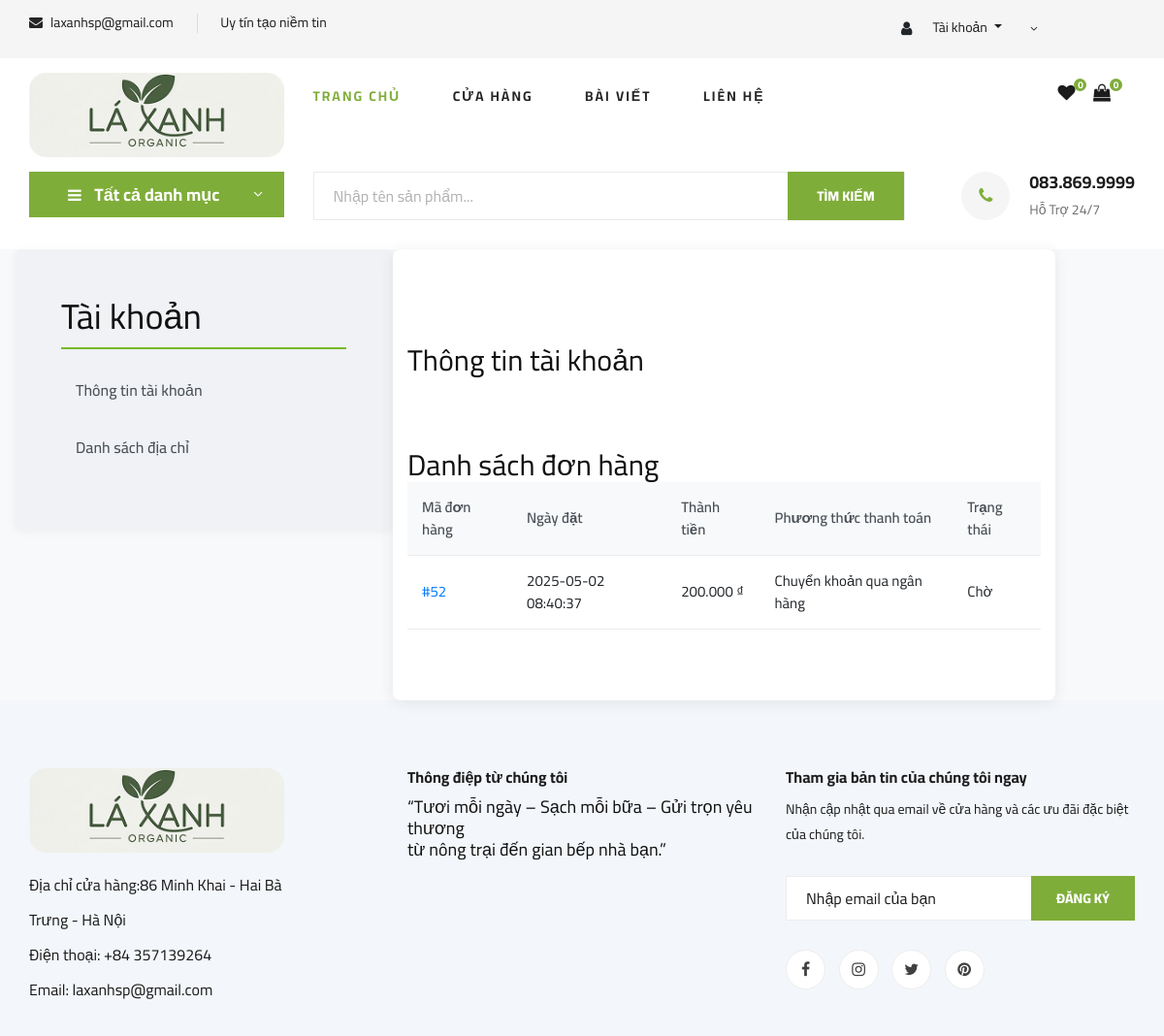
/User/taikhoan.php, run on the app's committed database.
### tables this page shows
CREATE TABLE `order_pro` (
  `id_order` int(11) NOT NULL,
  `userName` varchar(50) NOT NULL,
  `name_customer` varchar(60) NOT NULL,
  `phone` int(11) NOT NULL,
  `address` varchar(200) NOT NULL,
  `date` timestamp NOT NULL DEFAULT current_timestamp() ON UPDATE current_timestamp(),
  `total_order` int(11) NOT NULL,
  `payment` varchar(50) NOT NULL,
  `status` varchar(50) NOT NULL
);

### User/control.php (called while the page is built, shortened)
<?php
include("connect.php");
class data_user
{
    public function select_order($user)
    {
        global $conn;
        $sql = "SELECT * FROM order_pro WHERE userName = '$user'";
        $run = mysqli_query($conn, $sql);
        return $run;
    }
}
?>

### User/taikhoan.php (the view, shortened to what this page needs)
<?php
include("control.php");
$get_data = new data_user();
if (isset($_SESSION['user'])) {
    $count = $get_data->count_Cart($_SESSION['user']);
} else {
    if (isset($_SESSION['cart'])) {
        $count = count($_SESSION['cart']);
    } else {
        $count = '0';
    }
}
?>
<!DOCTYPE html>
<html lang="zxx">
<head>
    <link rel="stylesheet" href="css/bootstrap.min.css" type="text/css">
    <link rel="stylesheet" href="css/font-awesome.min.css" type="text/css">
    <link rel="stylesheet" href="css/elegant-icons.css" type="text/css">
    <link rel="stylesheet" href="css/nice-select.css" type="text/css">
    <link rel="stylesheet" href="css/jquery-ui.min.css" type="text/css">
    <link rel="stylesheet" href="css/owl.carousel.min.css" type="text/css">
    <link rel="stylesheet" href="css/slicknav.min.css" type="text/css">
    <link rel="stylesheet" href="css/style.css" type="text/css">
</head>
<body>
    <header class="header">
        <div class="header__top">
            <div class="container">
                <div class="row">
                    <div class="col-lg-6 col-md-6">
                        <div class="header__top__left">
                            <ul>
                                <li><i class="fa fa-envelope"></i> laxanhsp@gmail.com</li>
                                <li>Uy tín tạo niềm tin</li>
                            </ul>
                        </div>
                    </div>
                    <div class="col-lg-5 col-md-9">
                        <div class="header__top__right">
                            <div class="header__top__right__auth">
                                <?php if (isset($_SESSION["user"])) { ?>
                                <div class="user-info dropdown">
                                    <i class="fa fa-user"></i>
                                    <a class="nav-link dropdown-toggle" href="#" id="dropdown04" data-toggle="dropdown"
                                        aria-haspopup="true" aria-expanded="false">
                                        <?php echo $_SESSION['user']; ?>
                                    </a>
                                    <ul class="dropdown-menu" aria-labelledby="dropdown04">
                                        <li><a class="dropdown-item" href="taikhoan.php">Thông tin tài khoản</a></li>
                                        <li><a class="dropdown-item" href="logout.php">Đăng xuất</a></li>
                                    </ul>
                                </div>
                                <?php } else { ?>
                                <div class="user-info dropdown">
                                    <i class="fa fa-user"></i>
                                    <a class="nav-link dropdown-toggle" href="#" id="dropdown04" data-toggle="dropdown"
                                        aria-haspopup="true" aria-expanded="false">
                                        Tài khoản
                                    </a>
                                    <span class="arrow_carrot-down"></span>
                                </div>
                                <?php } ?>
                            </div>
                        </div>
                    </div>
                </div>
            </div>
        </div>
        <div class="container">
            <div class="row">
                <div class="col-lg-3">
                    <div class="header__logo">
                        <a href="./index.php"><img src="img/logo1.png" alt=""></a>
                    </div>
                </div>
                <div class="col-lg-6">
                    <nav class="header__menu">
                        <ul>
                            <li class="active"><a href="./index.php">Trang chủ</a></li>
                            <li><a href="./shop-grid.php">Cửa hàng</a></li>
                            <li><a href="./blog.php">Bài viết</a></li>
                            <li><a href="./contact.php">Liên hệ</a></li>
                        </ul>
                    </nav>
                </div>
                <div class="col-lg-3">
                    <div class="header__cart">
                        <ul>
                            <li><a href="wishlist.php"><i class="fa fa-heart"></i>
                                    <span><?php echo $count; ?></span></a></li>
                            <li><a href="shoping-cart.php"><i class="fa fa-shopping-bag"></i>
                                    <span><?php echo $count; ?></span></a></li>
                        </ul>
                    </div>
                </div>
            </div>
        </div>
    </header>
    <section class="hero hero-normal">
        <div class="container">
            <div class="row">
                <div class="col-lg-3">
                    <div class="hero__categories">
                        <div class="hero__categories__all">
                            <i class="fa fa-bars"></i>
                            <span>Tất cả danh mục</span>
                        </div>
                    </div>
                </div>
                <div class="col-lg-9">
                    <div class="hero__search">
                        <div class="hero__search__form">
                            <form action="" method="post">
                                <input type="text" name="txtName" id="" placeholder="Nhập tên sản phẩm...">
                                <button type="submit" class="site-btn" name="txtS" id="">Tìm kiếm</button>
                            </form>
                        </div>
                        <div class="hero__search__phone">
                            <div class="hero__search__phone__icon">
                                <i class="fa fa-phone"></i>
                            </div>
                            <div class="hero__search__phone__text">
                                <h5>083.869.9999</h5>
                                <span>Hỗ Trợ 24/7</span>
                            </div>
                        </div>
                    </div>
                </div>
            </div>
        </div>
    </section>
    <section class="ftco-section ftco-no-pb ftco-no-pt bg-light">
			<div class="container">
				<div class="row">
					<div class="col-md-4 p-md-5 justify-content-center align-items-center">
                        <h2>Tài khoản</h2>
						<ul>
                        <li><a href="taikhoan.php?account">Thông tin tài khoản</a></li>
                        <li><a href="taikhoan.php?address">Danh sách địa chỉ</a></li>
                    </ul>
					</div>
					<div class="col-md-7 py-5 wrap-about pb-md-5 ftco-animate">
             <?php
             if (isset($_GET['address'])) {
               if (isset($_GET['insert'])) { ?>
                <div class="page-inner">
                  <h3 class="mb-4 billing-heading">Thông tin nhận hàng</h3>
                  <form action="#" method="post" class="billing-form">
                      <div class="row align-items-end">
                          <div class="col-md-6">
                              <div class="form-group">
                                  <label for="firstname">Tên</label>
                                  <input type="text" class="form-control" name="txtFName" required>
                              </div>
                          </div>
                          <div class="col-md-6">
                              <div class="form-group">
                                  <label for="lastname">Họ</label>
                                  <input type="text" class="form-control" name="txtLName" required>
                              </div>
                          </div>
                          <div class="w-100"></div>
                          <div class="col-md-6">
                              <div class="form-group">
                                  <label for="streetaddress">Tên đường, số nhà</label>
                                  <input type="text" name="txtAdd1" class="form-control" required>
                              </div>
                          </div>
                          <div class="col-md-6">
                              <div class="form-group">
                                  <label for="address">Quận/Huyện</label>
                                  <input name="txtAdd2" type="text" class="form-control" required>
                              </div>
                          </div>
                          <div class="w-100"></div>
                          <div class="col-md-6">
                              <div class="form-group">
                                  <label for="towncity">Thành phố/Tỉnh</label>
                                  <input name="txtAdd3" type="text" class="form-control" required>
                              </div>
                          </div>
                          <div class="col-md-6">
                              <div class="form-group">
                                  <label for="phone">Số điện thoại </label>
                                  <input type="text" name="txtPhone" class="form-control" required>
                              </div>
                          </div>
                          <p><input type="submit" name="txtsub" value="Thêm địa chỉ" class="btn btn-primary py-3 px-4"></p>
                      </div>
                  </form>
              </div>
               <?php
                if(isset($_POST['txtsub'])){
                  $name = $_POST['txtLName'] . ' ' . $_POST['txtFName'];
                  $address = $_POST['txtAdd1'] . ', ' . $_POST['txtAdd2'] . ', ' . $_POST['txtAdd3'];
                  $phone = $_POST['txtPhone'];
                  $user_id = $_SESSION['user'];
                  $insert_add = $get_data->insert_address($user_id,$name,$phone, $address);
                  if($insert_add){
                      echo "<script>alert('Thêm địa chỉ thành công'); window.location='taikhoan.php?address';</script>";
                  } else {
                      echo "<script>alert('Vui lòng kiểm tra lại thông tin');</script>";
                  }
              }
	           } else {
                 $select_add = $get_data->select_address($_SESSION['user']) ?>
                <div class="pb-md-5">
                  <table style="text-align: center;">
                    <thead>
                        <tr>
                            <th>Tên người nhận</th>
                            <th>Số điện thoại </th>
                            <th>Địa chỉ</th>
                            <th colspan="2" style="width: 20%">Action</th>
                        </tr>
                    </thead>
                    <tbody>
                      <?php foreach ($select_add as $se_add): ?>
                        <tr>
                            <td><?php echo $se_add['name_custommer'] ?></td>
                            <td><?php echo $se_add['phone'] ?></td>
                            <td><?php echo $se_add['address'] ?></td>
                                  <td><a href="updateAdd.php?id_add=<?php echo $se_add['id_address'] ?>" >Cập nhật</a></td>
                                 <td><a style="color: red;" href="deleteAdd.php?del=<?php echo $se_add['id_address'] ?>" >Xóa</a></td>
                        </tr>
                        <?php endforeach; ?>
                    </tbody>
                  </table>
                </div>
                <div class="pb-md-5">
                  <a href="taikhoan.php?address&insert">Thêm địa chỉ</a>
                </div>
             <?php }
             } else { ?>
	          <div class="heading-section-bold mb-4 mt-md-5">
	          	<div class="ml-md-0">
		            <h3>Thông tin tài khoản</h3>
	            </div>
	          </div>
	          <div class="pb-md-5">
						</div>
            <div class="pb-md-12">
                <h3>Danh sách đơn hàng</h3>
                <table >
                    <thead>
                        <tr>
                            <th>Mã đơn hàng</th>
                            <th>Ngày đặt</th>
                            <th>Thành tiền</th>
                            <th>Phương thức thanh toán</th>
                            <th>Trạng thái</th>
                        </tr>
                    </thead>
                    <tbody>
                      <?php $select_or = $get_data->select_order($_SESSION['user']);
                      foreach( $select_or as $se_or ): ?>
                        <tr>
                            <td><a href="#">#<?php echo $se_or['id_order'] ?></a></td>
                            <td><?php echo $se_or['date'] ?></td>
                            <td><?php $price_sale = $se_or['total_order'];
                            $formatted_price = number_format($price_sale, 0, ',', '.');
                            echo $formatted_price . ' ₫'; ?></td>
                            <td><?php echo $se_or['payment'] ?></td>
                            <td><?php echo $se_or['status'] ?></td>
                        </tr>
                      <?php endforeach; ?>
                    </tbody>
                </table>
            </div>
            <?php  } ?>
        </div>
					</div>
				</div>
		</section>
        <footer class="footer spad">
    <div class="container">
        <div class="row">
            <div class="col-lg-3 col-md-6 col-sm-6">
                <div class="footer__about">
                    <div class="footer__about__logo">
                        <a href="./index.php"><img src="img/logo1.png" alt=""></a>
                    </div>
                    <ul>
                        <li>Địa chỉ cửa hàng:86 Minh Khai - Hai Bà Trưng - Hà Nội</li>
                        <li>Điện thoại: +84 357139264</li>
                        <li>Email: laxanhsp@gmail.com</li>
                    </ul>
                </div>
            </div>
            <div class="col-lg-4 col-md-6 col-sm-6 offset-lg-1">
                <div class="footer__widget">
                    <h6>Thông điệp từ chúng tôi</h6>
                    <h5>
                        “Tươi mỗi ngày – Sạch mỗi bữa – Gửi trọn yêu thương <br>từ nông trại đến gian bếp nhà bạn.”
                    </h5>
                </div>
            </div>
            <div class="col-lg-4 col-md-12">
                <div class="footer__widget">
                    <h6>Tham gia bản tin của chúng tôi ngay</h6>
                    <p>Nhận cập nhật qua email về cửa hàng và các ưu đãi đặc biệt của chúng tôi.</p>
                    <form action="#">
                        <input type="text" placeholder="Nhập email của bạn">
                        <button type="submit" class="site-btn">Đăng ký</button>
                    </form>
                    <div class="footer__widget__social">
                        <a href="#"><i class="fa fa-facebook"></i></a>
                        <a href="#"><i class="fa fa-instagram"></i></a>
                        <a href="#"><i class="fa fa-twitter"></i></a>
                        <a href="#"><i class="fa fa-pinterest"></i></a>
                    </div>
                </div>
            </div>
        </div>
    </div>
</footer>
</body>
</html>

### data on the page
order_pro: id_order "52", date "2025-05-02 08:40:37", total_order "200.000", payment "Chuyển khoản qua ngân hàng", status "Chờ"

### other printed values
$count "0"
